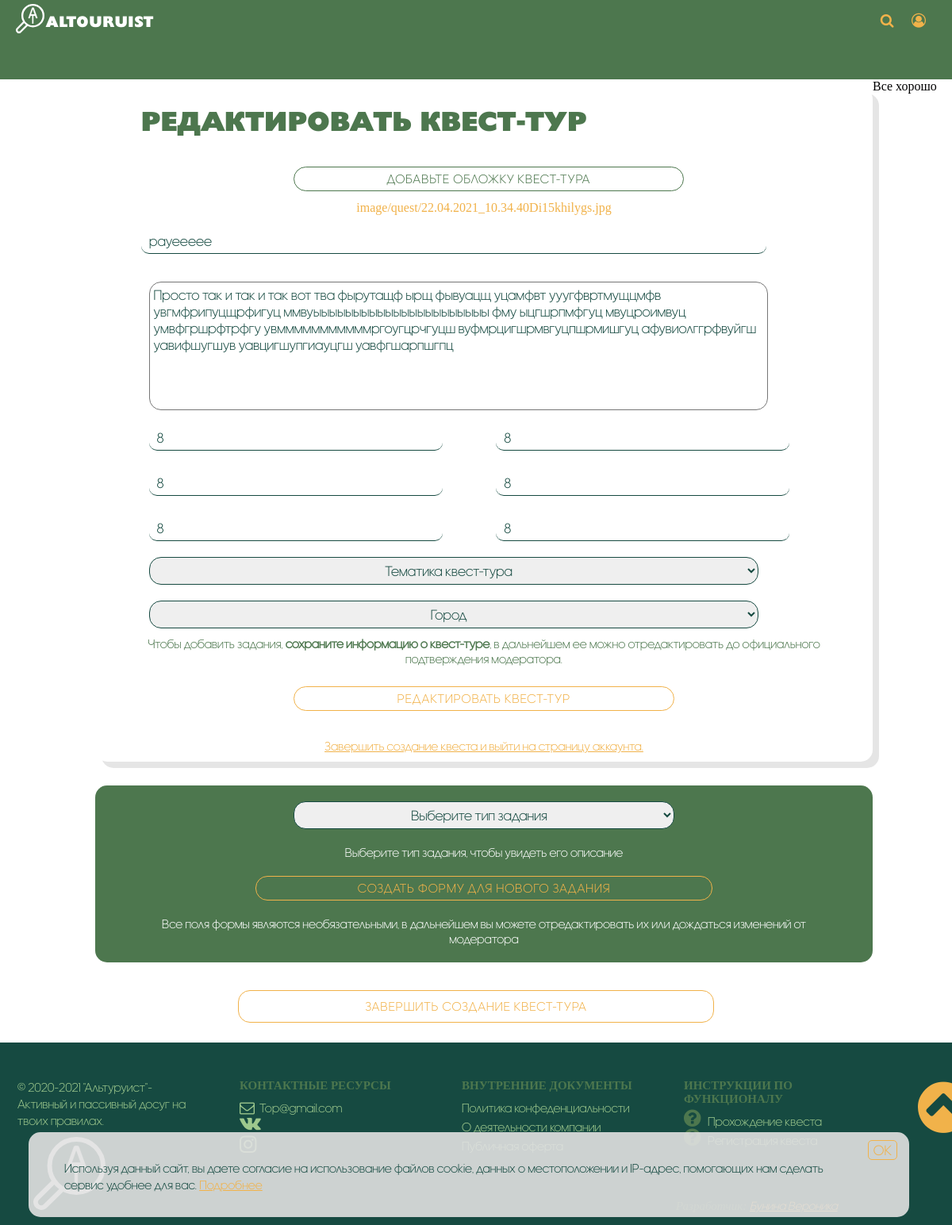
The app's page /edit_a_quest.php?id_quest=402 (signed in) with its own data.
### tables this page shows
CREATE TABLE `quests_altrst` (
  `id_quests` int(11) NOT NULL,
  `quests_name` varchar(250) DEFAULT NULL COMMENT 'название квеста',
  `text_quests` text COMMENT 'описание квеста',
  `reiting` varchar(9) DEFAULT NULL COMMENT 'рейтинг голосов за квест',
  `file` text,
  `age` varchar(2) DEFAULT NULL COMMENT 'возрастное ограничение',
  `sale` varchar(5) DEFAULT NULL COMMENT 'стоимость',
  `time` varchar(5) DEFAULT NULL COMMENT 'время прохождения',
  `distance` varchar(15) DEFAULT NULL,
  `man` varchar(2) DEFAULT NULL,
  `complication` varchar(11) DEFAULT NULL COMMENT 'сложность',
  `status` int(11) DEFAULT NULL COMMENT 'одобрен ли квест',
  `tegi` varchar(250) DEFAULT NULL COMMENT 'теги зависят от задач',
  `technical` varchar(250) DEFAULT NULL COMMENT ' технические требования',
  `id_location` int(11) DEFAULT NULL,
  `id_section` int(11) DEFAULT NULL,
  `id_t` int(11) DEFAULT NULL
);

### edit_a_quest.php (the view, shortened to what this page needs)
<?php
include_once('include/include.php');
global $connect;
$id_quest = $_GET['id_quest'];
$section_quest = mysqli_query($connect, "SELECT * FROM `quests_altrst` WHERE `id_quests`='$id_quest'");
$section_count = mysqli_num_rows($section_quest);
$array_section = mysqli_fetch_assoc($section_quest);
$quests_name = $array_section["quests_name"];
$text_quests = $array_section["text_quests"];
$file = $array_section["file"];
$age = $array_section["age"];
$sale = $array_section["sale"];
$time = $array_section["time"];
$distance = $array_section["distance"];
$man = $array_section["man"];
$complication = $array_section["complication"];
$id_location_quests = $array_section["id_location"];
?>
<!DOCTYPE html>
<html lang="ru">
<head>
    <link rel="stylesheet" type="text/css" href="css/style_other.css">
    <link rel="stylesheet" type="text/css" href="css/style_form.css">
</head>
<body>
    <div class="kies" id='cookies_class'>
    <input type="button" name="" id='cookies_ok' value="ОК">
    <p>Используя данный сайт, вы даете согласие на использование файлов cookie, данных о местоположении и IP-адрес, помогающих нам сделать сервис удобнее для вас. <a href=''>Подробнее</a></p>
    </div>
    <header id='head_top'>
    <a href='index.php'><img class='logo_img' src="img/logo1.svg">
    <h3 class='logo_title'>altouruist</h3></a>
    <div class='nav_right'>
        <input type="text" name="search" class="input_search"><input type="button" class='button_check' name="search_button" value="&#xe800;" id='search_button'>
        <input  type="button"  id='reg_button' name="reg_button" class='button_check' value="&#xf2be;" >
    </div>
    </header>
    <?php if($section_count!=0):?>
	<div class='form' id='add_quest'>
		<h1>Редактировать Квест-Тур</h1>
		<form id='add_save'>
			<div class="fl_upld">
			<label class="button_action"><input id="fl_inp" type="file" value="<?=$file?>" name="file">Добавьте обложку Квест-Тура</label>
			<div id="fl_nm"><?=!empty($file) ? $file : "jpg,png"?></div>
			</div>
			<input type="text" name="name" id='name' placeholder="Название Квест-Тура: Близкие горизонты" pattern="^[?!,-.а-яА-ЯёЁ0-9\s]+$" value="<?=$quests_name?>">
			<textarea class='text_quest' name='text' placeholder="Описание способное заинтересовать каждого." pattern="^[?!,-.а-яА-ЯёЁ0-9\s]+$"><?=$text_quests?></textarea>
			<input type="text" name="v" class="text_width"  placeholder="Возрастная рекомендация лет: 5 " pattern="[0-9]{1,2}" value="<?=$age?>">
			<input type="text" name="s"  class="text_width" placeholder="Предполагаемая стоимость в рублях: 500 " pattern="[0-9]{1,4}" value="<?=$sale?>">
			<input type="text" name="t"  class="text_width" placeholder="Ориентировочное время в минутах: 120 " pattern="[0-9]{1,5}" value="<?=$time?>">
			<input type="text" name="h"  class="text_width" placeholder="Сложность квеста по 10 болной шкале: 5 " pattern="[0-9]{1,2}" value="<?=$complication?>">
            <input type="text" name="distance"  class="text_width" placeholder="Растояние в киломметрах: 4,4 " pattern="[,.0-9]{1,5}" value="<?=$distance?>">
            <input type="text" name="man"  class="text_width" placeholder="Предлагаемое количество участников: 5 " pattern="[,.0-9]{1,2}" value="<?=$man?>">
            <select class="select-css"  name='section'>
			<option value="" hidden disabled selected>Тематика квест-тура</option>
			</select>
			<select class="select-css" name='location'>
<?php
		$location = mysqli_query($connect,"SELECT * FROM `location`");
		$location_count = mysqli_num_rows($location);
		for ($i = 0;$i < $location_count;$i++) {
			$array_location=mysqli_fetch_assoc($location);
			$id_location=$array_location["id_location"];
    		$location_name=$array_location["location_name"];
            if ($id_location_quests == $id_location){
                echo "<option selected value='$id_location'>$location_name</option>";
            }
            else {
                echo "<option value='$id_location'>$location_name</option>";
            }
    	}
?>
			</select>
			<label>Чтобы добавить задания,<b> сохраните информацию о квест-туре</b>, в дальнейшем ее можно отредактировать до официального подтверждения модератора.</label>
            <input type='button' style='margin-bottom: 35px;' value='Редактировать Квест-Тур' class='button_action' onclick='red_quest()'>
			<center><a href='personal_account.php'>Завершить создание квеста и выйти на страницу аккаунта.</a></center>
		</form>
        <?php else:
            exit('<label id="error_mess">Такого квеста не существует, вернитесь <b>на страницу назад</b> и активируйте ссылку снова.<a onclick="javascript:history.back(); return false;">Назад</a></label>');
         ?>
        <?endif;?>
	</div>
			<div id='task'>
				<select name='type_task' class='task_real'>
				<option value="" hidden disabled selected>Выберите тип задания</option>
				</select>
				<label id="text_type" >Выберите тип задания, чтобы увидеть его описание</label>
				<input type="button"  onclick='new_form()' value="Создать форму для нового задания" class="button_action">
				<label>Все поля формы являются необязательными, в дальнейшем вы можете отредактировать их или дождаться изменений от модератора</label>
			</div>
    <a href='personal_account.php' class="quest_a"><input type="button"  onclick='' value=" Завершить создание квест-тура " class="button_action"></a>
</body>
</html>

### css/style_other.css (style rules this page uses)
body { margin: 0; padding: 0; overflow-x: hidden; }
.kies { z-index: 8; position: fixed; bottom: 10px; background-color: rgba(225,225,225,0.9); width: 90%; margin: 0 3%; padding: 10px 15px; border-radius: 15px; font-family: 'normal'; color: #164A41; text-align: center; }
p { margin: 0; padding: 0; }
.kies input { background: none; border-radius: 5px; border:1px solid #F1B24A; color:#F1B24A; font-family: 'normal'; float: right; font-size: 18px; outline: none; }
.logo_img { float: left; width: 3%; margin: 5px 2px 2px 20px; }
.logo_title { float: left; font-family: 'head'; text-transform: uppercase; color: #FFFFFF; margin: 15px 0 0 0; letter-spacing:1.5px; }
.nav_right { float: right; margin-right: 2%; }
.button_check { border-radius: 25px; margin:8px 0 8px 0; background: none; border: none; color: #F1B24A; font-size: 18px; font-family: "fontello"; font-style: normal; font-weight: normal; display: inline-block; text-decoration: inherit; width: 2em; height:2em; text-align: center; font-variant: normal; text-transform: none; -webkit-font-smoothing: antialiased; -moz-osx-font-smoothing: grayscale; cursor: pointer; outline: none; border: 1px solid transparent; }
.button_action { font-family: 'normal'; background: none; border:1px solid #F1B24A; color:#F1B24A; text-transform: uppercase; outline: none; border-radius: 15px; min-width: 150px; padding: 5px; font-size: 16px; cursor: pointer; letter-spacing: 1px; margin-left: 5px; }

### css/style_form.css (style rules this page uses)
header { background:#4D774E; height: 100px; }
#head_top { background-color:#4D774E; }
* { outline: none; }
a { color: #F1B24A; font-family: 'normal'; }
.form { float: left; margin: 10px 0 20px 3%; padding: 10px; width: 45%; background-color: white; border-radius: 15px; box-shadow: 8px 8px rgb(0 0 0 / 10%); }
.form input { float: left; padding: 0; margin: 10px; width: 80%; background:none; border-radius: 10px; padding: 5px; outline: none; font-family: 'normal'; }
.logo_title { text-align: left; width: 30%; }
.form h1 { font-family: 'head'; color: #4D774E; margin: 10px; font-size: 35px; text-transform: uppercase; margin-left: 5%; }
.form input[type="button"] { border-radius: 15px; width: 50%; margin: 25px 20%; }
.form label,p,h3 { float: left; width: 90%; margin: 0 5%; text-align: center; }
.form input[type="text"],input[type="password"] { border: none; border-radius: 10px; border-bottom: 1px solid #164A41; padding: 10px 10px 5px 10px; font-size: 18px; margin-left: 5%; color: #164A41; }
.form input.text_width { width: 350px; margin-left: 6%; float: left; }
.form .text_quest { margin-left: 6%; border-radius: 15px; padding: 5px; width: 80%; min-height: 150px; font-family: 'normal'; font-size: 18px; color: #164A41; margin-top: 25px; resize: none; }
.form select { border: 1px solid #164A41; border-radius: 15px; width: 80%; padding: 5px; text-align: center; font-family: 'normal'; font-size: 18px; margin-left: 6%; margin-bottom: 10px; color: #164A41; outline: none; margin-top: 10px; }
#task { width: 80%; min-height: 150px; float: left; margin:10px 10%; padding: 10px; background-color: #4D774E; border-radius: 15px; color: #fff; }
#task select { border: 1px solid #164A41; border-radius: 15px; width: 50%; padding: 5px; text-align: center; font-family: 'normal'; font-size: 18px; margin-left: 25%; margin-bottom: 10px; color: #164A41; outline: none; margin-top: 10px; }
#task label { width: 90%; margin-left: 5%; text-align: center; float: left; color: #fff; }
#task .button_action { width: 60%; margin: 10px 20%; }
#reg p,label { font-family: 'normal'; color: #4D774E; margin: 10px; width: 80%; }
.form .fl_upld .button_action { width: 200px; text-align: center; margin: 0 30%; color: #4D774E; border-color: #4D774E; }
.form #fl_nm { width: 70%; margin: 2px 15%; float: left; color:#F1B24A; overflow-x: auto; text-align: center; }
#add_quest { width: 80%; margin-left: 10%; }
#add_quest .button_action { margin: 10px 25%; margin-top: 25px; width: 50%; border-radius: 25px; }
.quest_a .button_action { margin: 25px 25%; width: 50%; padding: 10px 0; }
.right_info label,p { color: #164A41; text-align: left; margin-bottom: 20px; line-height: 21px; margin-left: 30px; }

### records on screen
quests_altrst: file "image/quest/22.04.2021_10.34.40Di15khilygs.jpg", name "рауеееее", text "Просто так и так и так вот тва фырутащф ырщ фывуацщ уцамфвт ууугфвртмущцмфв увгмфрипуцщрфигуц ммвуыыыыыыыыыыыыыыыыыыыыыы фму ыцгшрпмфгуц мвуцроимвуц умвфгршрфтрфгу увмммммммммммргоугцрчгуцш вуфмрцигшрмвгуцпшрмишгуц афувиолггрфвуйгш уавифшугшув уавцигшупгиауцгш уавфгшарпшгпц", v "8", s "8", t "8", h "8", distance "8", man "8"

### other values on screen
form field location "Город"
